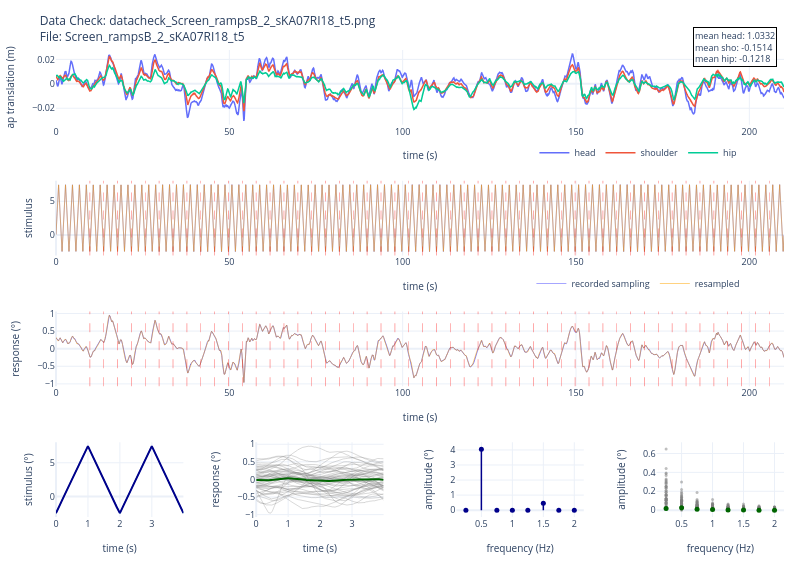

Here is the notebook cell this chart was saved with:
### Markdown cell above
## Print example quality-check plot for ramp stimulus trials

Shows raw data, resampled signal, cycle boundaries, and per-cycle spectra for a single subject and trial.

### Code cell
subject_id = 'KA07RI18'
filename = bpap.get_filename_from_metadata(paths, subject_id, 'c11: ramp 10', metadata=metadata)
body_height_m = metadata.loc[metadata['Subject ID'] == subject_id, 'body_height_m'].values[0]

# Single file visualization
fig, _, _ = bpa.plot_datacheck(filename, body_height_m, sr_config=sr_config, preproc_config=preproc_config, save=False)
fig.show()
